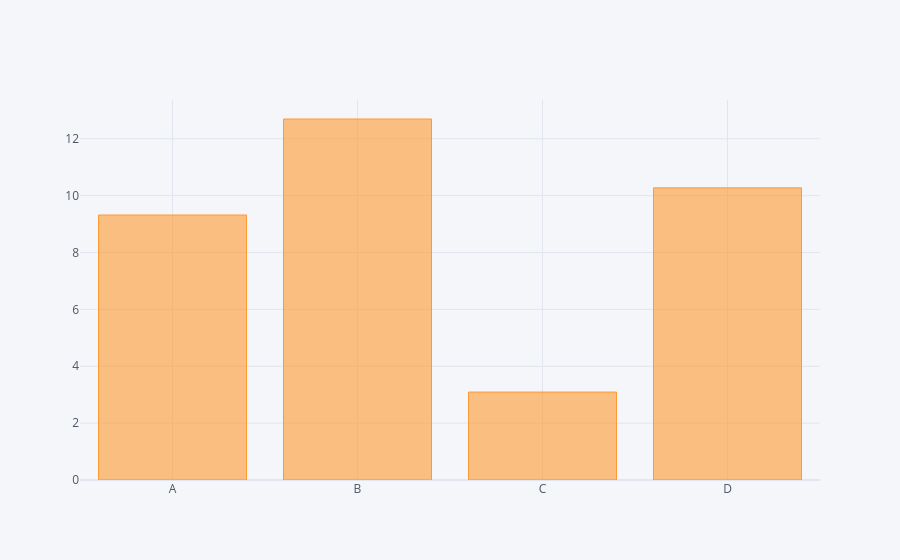

The notebook cell saved with this chart:
### Code cell
df.sum().iplot(kind='bar') 
# But keep in mind that this bar plot with plotly becomes really powerful when you call some sort of aggregate

### Figure 1 — Plotly figure (JSON) as saved in the notebook; plotly's stock layout.template omitted (floating-point values rounded to 4 significant figures)
{"data": [{"marker": {"color": "rgba(255, 153, 51, 0.6)", "line": {"color": "rgba(255, 153, 51, 1.0)", "width": 1}}, "name": "None", "orientation": "v", "text": "", "type": "bar", "x": ["A", "B", "C", "D"], "y": [9.318, 12.69, 3.092, 10.27]}], "layout": {"legend": {"bgcolor": "#F5F6F9", "font": {"color": "#4D5663"}}, "paper_bgcolor": "#F5F6F9", "plot_bgcolor": "#F5F6F9", "title": {"font": {"color": "#4D5663"}}, "xaxis": {"gridcolor": "#E1E5ED", "showgrid": true, "tickfont": {"color": "#4D5663"}, "title": {"font": {"color": "#4D5663"}, "text": ""}, "zerolinecolor": "#E1E5ED"}, "yaxis": {"gridcolor": "#E1E5ED", "showgrid": true, "tickfont": {"color": "#4D5663"}, "title": {"font": {"color": "#4D5663"}, "text": ""}, "zerolinecolor": "#E1E5ED"}}}
